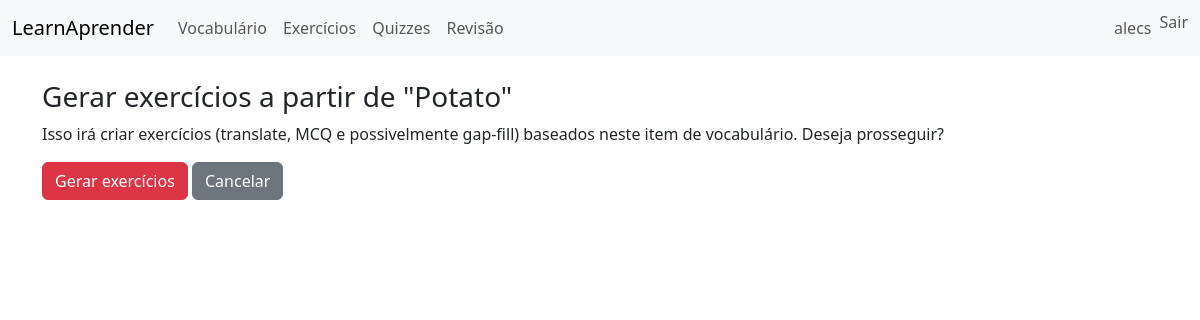
The page /vocab/1/generate/ (signed in) on the database as committed earlier.
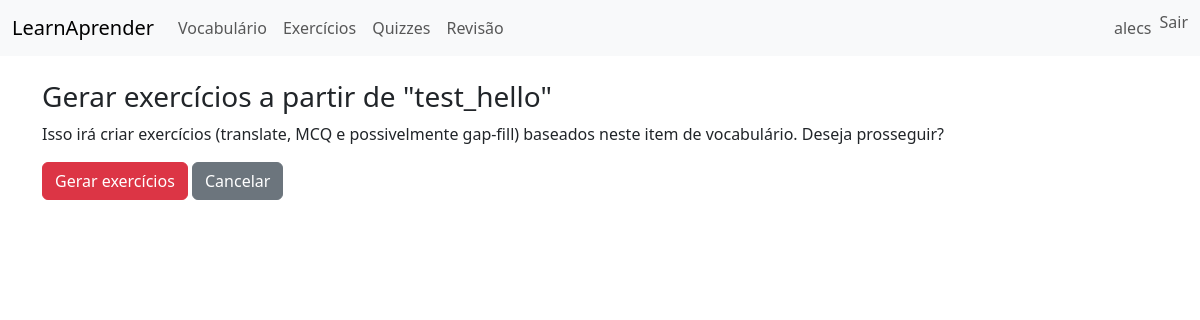
The same page on the database as committed later.
### vocab/models.py (models this page shows, shortened)
class Vocabulary(models.Model):
    LEVEL_CHOICES = [
        ('beginner', 'Iniciante'),
        ('intermediate', 'Intermediário'),
    ]
    word = models.CharField(max_length=200)
    translation = models.CharField(max_length=400)
    example = models.TextField(blank=True)
    category = models.CharField(max_length=100, blank=True)
    level = models.CharField(max_length=20, choices=LEVEL_CHOICES, default='beginner')
    tags = models.CharField(max_length=200, blank=True, help_text='Use vírgulas para separar')
    created_by = models.ForeignKey(User, on_delete=models.SET_NULL, null=True, blank=True)
    is_shared = models.BooleanField(default=False, help_text='Se marcado, vocabulário é disponível para todos os usuários')
    created_at = models.DateTimeField(auto_now_add=True)
    class Meta:
        constraints = [
            models.UniqueConstraint(
                fields=['word', 'created_by'],
                condition=models.Q(is_shared=False),
                name='unique_personal_vocab_per_user'
            ),
        ]

### vocab/views.py (the view, shortened to what this page needs)
# urls.py: path('<int:pk>/generate/', views.generate_exercises_from_vocab, name='generate_exercises'),
@login_required
def generate_exercises_from_vocab(request, pk):
    vocab = get_object_or_404(Vocabulary, pk=pk)
    if request.method != 'POST':
        return render(request, 'vocab/confirm_generate.html', {'vocab': vocab})

### templates/vocab/confirm_generate.html
{% extends 'base.html' %}
{% block content %}
  <h3>Gerar exercícios a partir de "{{ vocab.word }}"</h3>
  <p>Isso irá criar exercícios (translate, MCQ e possivelmente gap-fill) baseados neste item de vocabulário. Deseja prosseguir?</p>
  <form method="post" action="{% url 'vocab:generate_exercises' vocab.pk %}">{% csrf_token %}
    <button class="btn btn-danger" type="submit">Gerar exercícios</button>
    <a class="btn btn-secondary" href="{% url 'vocab:detail' vocab.pk %}">Cancelar</a>
  </form>
{% endblock %}

Rows that differ between the two databases and show on the page:
changed Vocabulary: word "Potato" → "test_hello"
